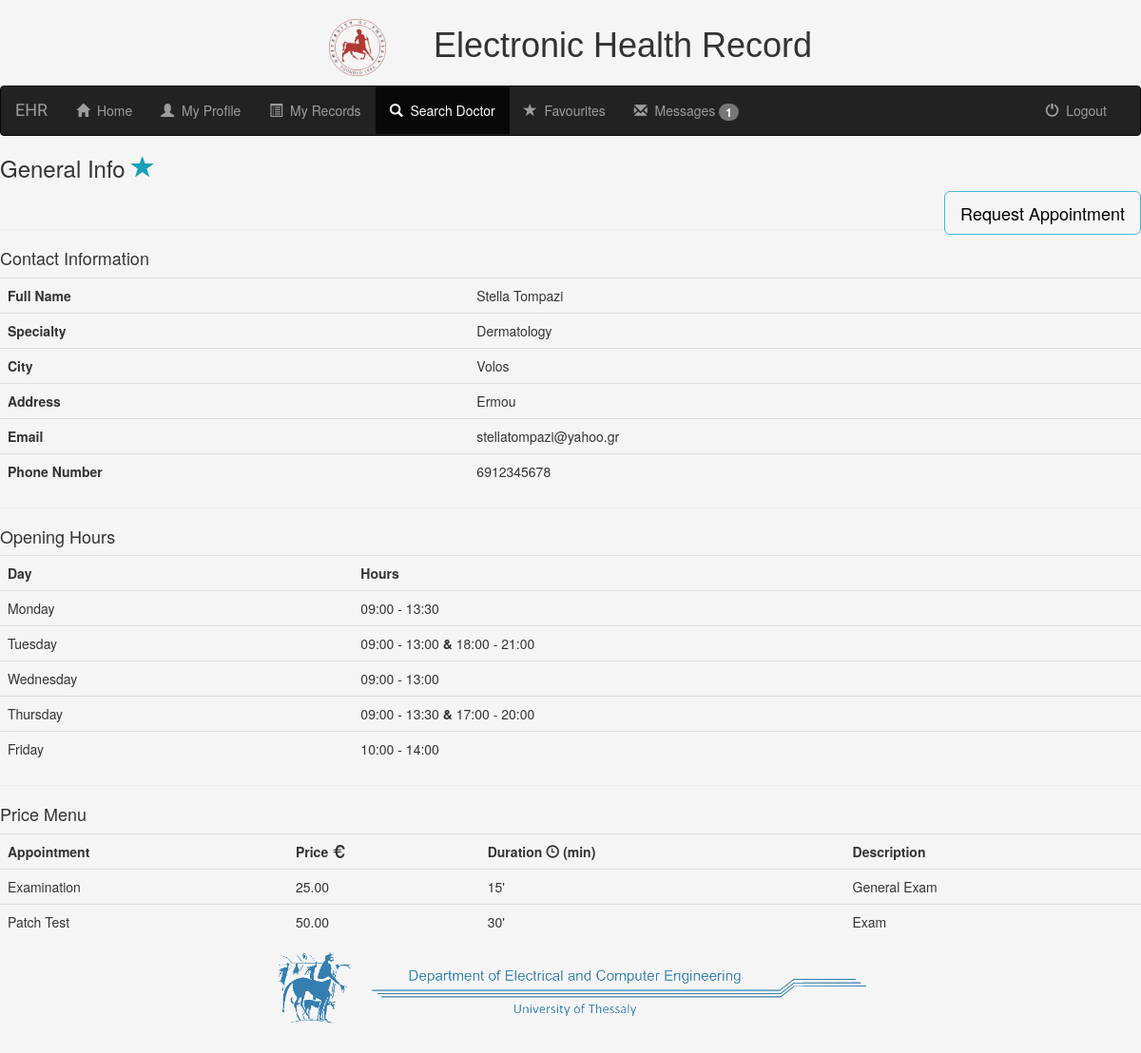
Screenshot of /my_mr/doctor_detail/7/ (signed in) with the database file from the repository.
### mr/models.py (models this page shows, shortened)
class UserProfile(models.Model):
    user = models.OneToOneField(User, on_delete=models.CASCADE)
    specialties_list = (
        ('Accident_and_Emergency_Medicine', 'Accident and Emergency Medicine'),
        ('Allergiology', 'Allergiology'),
        ('Anesthetics', 'Anesthetics'),
        ('Cardiology', 'Cardiology'),
        ('Child_Psychiatry', 'Child Psychiatry'),
        ('Clinical_Biology', 'Clinical Biology'),
        ('Clinical_Chemistry', 'Clinical Chemistry'),
        ('Clinical_Neurophysiology', 'Clinical Neurophysiology'),
        ('Dental_Oral_Maxillo-facial_surgery', 'Dental, Oral and Maxillo-facial Surgery'),
        ('Dermato-Venereology', 'Dermato-Venereology'),
        ('Dermatology', 'Dermatology'),
        ('Endocrinology', 'Endocrinology'),
        ('Family_and_general_Medicine', 'Family and General Medicine'),
        ('Fictional_Medical_Specialist', 'Fictional Medical Specialist'),
        ('Gastro-enterologic_Surgery', 'Gastro-enterologic Surgery'),
        ('Gastroenterology', 'Gastroenterology'),
        ('General_Hematology', 'General Hematology'),
        ('General_Practice', 'General Practice'),
        ('General_Surgery', 'General Surgery'),
        ('Geriatrics', 'Geriatrics'),
        ('Immunology', 'Immunology'),
        ('Infectious_Diseases', 'Infectious Diseases'),
        ('Internal_Medicine', 'Internal Medicine'),
        ('Laboratory_Medicine', 'Laboratory Medicine'),
        ('Maxillo-facial_Surgery', 'Maxillo-facial Surgery'),
        ('Microbiology', 'Microbiology'),
        ('Nephrology', 'Nephrology'),
        ('Neuro-psychiatry', 'Neuro-psyciatry'),
        ('Neurosurgery', 'Neurosurgery'),
        ('Nuclear_Medicine', 'Nuclear Medicine'),
        ('Obstetrics_and_Gynecology', 'Obstetrics and Gynecology'),
        ('Occupational_Medicine', 'Occupational Medicine'),
        ('Opthalmology', 'Ophtalmology'),
        ('Orthopaedics', 'Orthopaedics'),
        ('Otorhinolaryngology', 'Otorhinolaryngology'),
        ('Paediatrics', 'Paediatrics'),
        ('Paediatrics_Surgery', 'Paediatrics Surgery'),
        ('Pathology', 'Pathology'),
        ('Physical_Medicine_and_Rehabilitation', 'Physical Medicine and Rehabilitation'),
        ('Plastic_Surgery', 'Plastic Surgery'),
        ('Pneumology', 'Pneumology'),
        ('Podiatric_Surgery', 'Podiatric Surgery'),
        ('Psychiatry', 'Psychiatry'),
        ('Public_health_and_Preventive_Medicine', 'Public Health and Preventive Medicine'),
        ('Radiation_Oncology', 'Radiation Oncology'),
        ('Respiratory_Medicine', 'Respiratory Medicine'),
        ('Rheumatogoly', 'Rheumatology'),
        ('Stomatology', 'Stomatology'),
        ('Thoragic_Surgery', 'Thoragic Surgery'),
        ('Tropical_Medicine', 'Tropical Medicine'),
        ('Urology', 'Urology'),
        ('Vascular_Surgery', 'Vascular Surgery'),
        ('Venereology', 'Venereology')
    )
    specialty = models.CharField(max_length=100, choices=specialties_list, default='General_Practice')
    city = models.CharField(max_length=50, blank=True)
    address = models.CharField(max_length=50, blank=True)
    phone = models.CharField(max_length=12, blank=True)

class OpeningHours(models.Model):
    doctor = models.ForeignKey(UserProfile, on_delete=models.CASCADE)
    WEEKDAYS = (
        (0, 'Monday'),
        (1, 'Tuesday'),
        (3, 'Wednesday'),
        (4, 'Thursday'),
        (5, 'Friday'),
        (6, 'Saturday'),
        (7, 'Sunday')
    )
    day = models.IntegerField(choices=WEEKDAYS)
    from_hour = models.TimeField()
    to_hour = models.TimeField()
    class Meta:
        ordering = ('day', 'from_hour')
        unique_together = ('doctor', 'day', 'from_hour', 'to_hour')

class Prices(models.Model):
    doctor = models.ForeignKey(UserProfile, on_delete=models.CASCADE)
    name = models.CharField(max_length=100, blank=False)
    description = models.CharField(max_length=5000, blank=True)
    price = models.DecimalField(max_digits=8, decimal_places=2)
    duration = models.IntegerField(default=15, validators=[MaxValueValidator(300), MinValueValidator(1)])

### my_mr/views.py (the view)
# urls.py: path('doctor_detail/<int:pk>/', views.DoctorDetail.as_view(), name='doctor_detail'),
class doctor_detail(generic.DetailView):
    model = UserProfile
    template_name = 'my_mr/doctor_detail.html'
    def get_context_data(self, **kwargs):
        context = super(doctor_detail, self).get_context_data(**kwargs)
        context['price_list'] = Prices.objects.filter(doctor__id=self.kwargs['pk'])
        context['opening_hours_list'] = OpeningHours.objects.filter(doctor__id=self.kwargs['pk'])
        context['is_favourite'] = Favourites.objects.filter(patient=self.request.user.patientprofile, doctor__id=self.kwargs['pk'])
        context['specialties'] = True
        context['received_messages'] = Message.objects.filter(receiver=self.request.user, was_read=False)
        return context

### my_mr/templates/my_mr/doctor_detail.html (shortened to what this page needs)
{% extends 'my_mr/base.html' %}
{% block body_block %}
    {% if user.is_authenticated %}
        <h3>General Info
            {% if is_favourite %}
                <a style="cursor: pointer" data-toggle="modal" data-target="#modalBookmarkDelete{{ userprofile.id }}"><span class="glyphicon glyphicon-star"></span></a>
            {% else %}
                <a style="cursor: pointer" data-toggle="modal" data-target="#modalBookmark{{ userprofile.id }}"><span class="glyphicon glyphicon-star-empty"></span></a>
                {% include 'my_mr/bookmark_confirm.html' with id=userprofile.id %}
            {% endif %}
        </h3>
        <a data-toggle="modal" data-target="#modalMessageForm" class="btn btn-info btn-lg right">Request Appointment</a>
        <br>
        <hr>
        <h4>Contact Information</h4>
            <table class="table">
                <tr>
                    <th>Full Name</th>
                    <td>{{ userprofile.user.get_full_name }}</td>
                </tr>
                <tr>
                    <th>Specialty</th>
                    <td>{{ userprofile.get_specialty_display }}</td>
                </tr>
                <tr>
                    <th>City</th>
                    <td>{{ userprofile.city }}</td>
                </tr>
                <tr>
                <th>Address</th>
                    <td>{{userprofile.address}}</td>
                </tr>
                <tr>
                    <th>Email</th>
                    <td>{{ userprofile.user.email }}</td>
                </tr>
                <tr>
                    <th>Phone Number</th>
                    <td>{{ userprofile.phone }}</td>
                </tr>
        </table>
        <hr>
        <h4>Opening Hours</h4>
        <table class="table">
            {% if opening_hours_list %}
                <tr>
                    <th>Day</th>
                    <th>Hours</th>
                </tr>
            {% endif %}
            {% for item in opening_hours_list %}
                {% ifchanged item.day %}
                    <tr>
                        <td>{{ item.get_day_display }}</td>
                        <td>{{ item.from_hour|time:"H:i" }} - {{ item.to_hour|time:"H:i" }}
                {% else %}
                        <strong>&</strong> {{ item.from_hour|time:"H:i" }} - {{ item.to_hour|time:"H:i" }}</td>
                    </tr>
                {% endifchanged %}
            {% empty %}
                There are currently no opening hour information.
            {% endfor %}
        </table>
        <hr>
        <h4>Price Menu</h4>
        <table class="table">
            {% if price_list %}
                <tr>
                    <th>Appointment</th>
                    <th>Price <span class="glyphicon glyphicon-eur"></span></th>
                    <th>Duration <span class="glyphicon glyphicon-time"></span> (min)</th>
                    <th>Description</th>
                </tr>
            {% endif %}
            {% for app in price_list %}
                <tr>
                    <td>{{ app.name }}</td>
                    <td>{{ app.price }}</td>
                    <td>{{ app.duration }}'</td>
                    <td>{{ app.description }}</td>
                </tr>
            {% empty %}
                There are currently no objects.<hr>
            {% endfor %}
        </table>
    {% endif %}
{% endblock %}

### mr/static/mr/css/style.css (style rules this page uses)
body { background-color: whitesmoke; height: 90%; margin-bottom: 10%; }
a { color: #17a2b8; }
.right { float: right; }
.btn { outline: none; color: black; background-color: transparent; box-shadow: 0 0 0 0; }

### rows the page displays
UserProfile: user.get_full_name "Stella Tompazi", specialty "Dermatology", city "Volos", address "Ermou", user.email "stellatompazi@yahoo.gr", phone "6912345678"
OpeningHours: day "Monday", from_hour "09:00", to_hour "13:30"
OpeningHours: day "Tuesday", from_hour "09:00", to_hour "13:00"
OpeningHours: from_hour "18:00", to_hour "21:00"
OpeningHours: day "Wednesday", from_hour "09:00", to_hour "13:00"
OpeningHours: day "Thursday", from_hour "09:00", to_hour "13:30"
OpeningHours: from_hour "17:00", to_hour "20:00"
OpeningHours: day "Friday", from_hour "10:00", to_hour "14:00"
Prices: name "Examination", price "25.00", duration "15", description "General Exam"
Prices: name "Patch Test", price "50.00", duration "30", description "Exam"

### other values shown
{{ received_messages.count }} "1"
